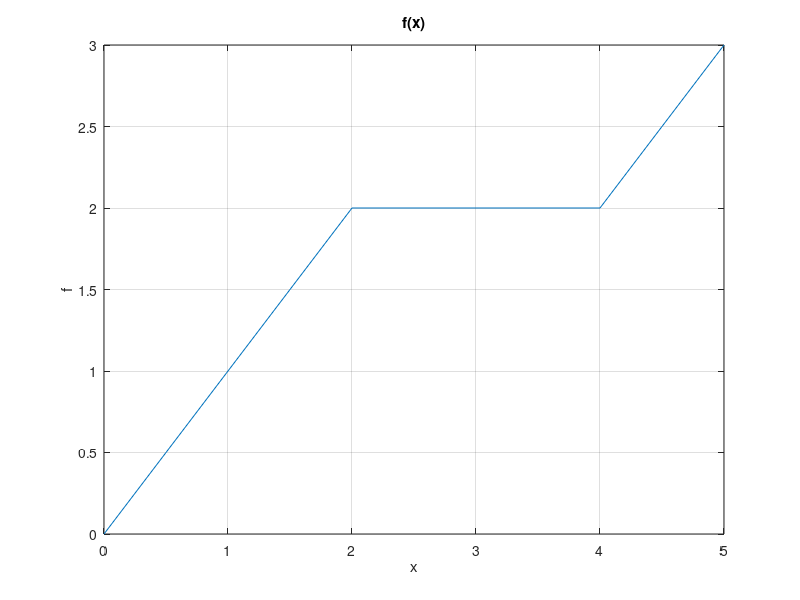

This chart was generated by the following MATLAB code:
%не был выдан файл, но я поверю, что оно работает, честно
f = load('load.txt');
plot(f(:,1), f(:,2));
grid on; xlabel('x'); ylabel('f');title('f(x)');
